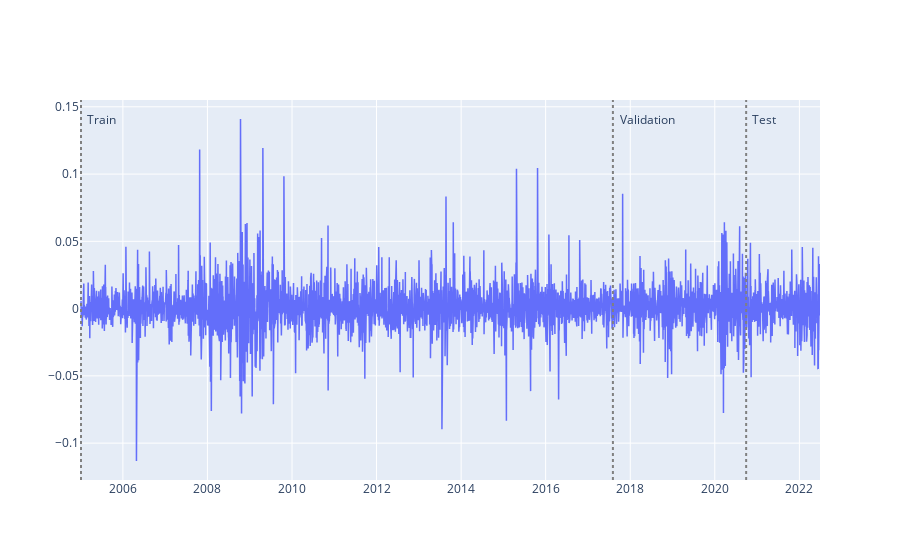

The code cell stored with this chart in its notebook:
### Code cell
x.plot()

### Figure 1 — Plotly figure (JSON) as saved in the notebook; plotly's stock layout.template omitted (floating-point values rounded to 4 significant figures; data arrays with more than 128 entries replaced by an {"elided": "..."} marker saying what was removed)
{"data": [{"line": {"color": "#636EFA", "width": 1.5}, "mode": "lines", "name": "High", "type": "scatter", "x": {"elided": "4401 str values"}, "y": {"elided": "4401 float values"}}], "layout": {"annotations": [{"showarrow": false, "text": "Train", "x": "2005-01-04T00:00:00", "xshift": 20, "y": 0.1409}, {"showarrow": false, "text": "Validation", "x": "2017-08-04T00:00:00", "xshift": 35, "y": 0.1409}, {"showarrow": false, "text": "Test", "x": "2020-09-28T00:00:00", "xshift": 18, "y": 0.1409}], "shapes": [{"line": {"color": "gray", "dash": "dot"}, "opacity": 1, "type": "line", "x0": "2005-01-04T00:00:00", "x1": "2005-01-04T00:00:00", "xref": "x", "y0": 0, "y1": 1, "yref": "y domain"}, {"line": {"color": "gray", "dash": "dot"}, "opacity": 1, "type": "line", "x0": "2017-08-04T00:00:00", "x1": "2017-08-04T00:00:00", "xref": "x", "y0": 0, "y1": 1, "yref": "y domain"}, {"line": {"color": "gray", "dash": "dot"}, "opacity": 1, "type": "line", "x0": "2020-09-28T00:00:00", "x1": "2020-09-28T00:00:00", "xref": "x", "y0": 0, "y1": 1, "yref": "y domain"}]}}
